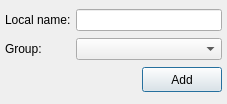
<ui version="4.0" >
 <class>addBuddyDialogClass</class>
 <widget class="QDialog" name="addBuddyDialogClass" >
  <property name="geometry" >
   <rect>
    <x>0</x>
    <y>0</y>
    <width>227</width>
    <height>104</height>
   </rect>
  </property>
  <property name="minimumSize" >
   <size>
    <width>0</width>
    <height>104</height>
   </size>
  </property>
  <property name="windowTitle" >
   <string>addBuddyDialog</string>
  </property>
  <layout class="QGridLayout" >
   <property name="leftMargin" >
    <number>5</number>
   </property>
   <property name="topMargin" >
    <number>7</number>
   </property>
   <property name="rightMargin" >
    <number>5</number>
   </property>
   <property name="bottomMargin" >
    <number>7</number>
   </property>
   <property name="spacing" >
    <number>5</number>
   </property>
   <item row="0" column="0" >
    <widget class="QLabel" name="label" >
     <property name="text" >
      <string>Local name:</string>
     </property>
    </widget>
   </item>
   <item row="0" column="1" colspan="2" >
    <widget class="QLineEdit" name="nickEdit" >
     <property name="minimumSize" >
      <size>
       <width>0</width>
       <height>22</height>
      </size>
     </property>
     <property name="maximumSize" >
      <size>
       <width>16777215</width>
       <height>22</height>
      </size>
     </property>
     <property name="maxLength" >
      <number>50</number>
     </property>
    </widget>
   </item>
   <item row="1" column="0" >
    <widget class="QLabel" name="label_2" >
     <property name="text" >
      <string>Group:</string>
     </property>
    </widget>
   </item>
   <item row="1" column="1" colspan="2" >
    <widget class="QComboBox" name="groupList" >
     <property name="minimumSize" >
      <size>
       <width>0</width>
       <height>22</height>
      </size>
     </property>
     <property name="maximumSize" >
      <size>
       <width>16777215</width>
       <height>22</height>
      </size>
     </property>
    </widget>
   </item>
   <item row="2" column="0" colspan="2" >
    <spacer>
     <property name="orientation" >
      <enum>Qt::Horizontal</enum>
     </property>
     <property name="sizeHint" stdset="0" >
      <size>
       <width>121</width>
       <height>26</height>
      </size>
     </property>
    </spacer>
   </item>
   <item row="2" column="2" >
    <widget class="QPushButton" name="addButton" >
     <property name="minimumSize" >
      <size>
       <width>0</width>
       <height>25</height>
      </size>
     </property>
     <property name="maximumSize" >
      <size>
       <width>16777215</width>
       <height>25</height>
      </size>
     </property>
     <property name="text" >
      <string>Add</string>
     </property>
     <property name="icon" >
      <iconset resource="../../../qutim.qrc" >
       <normaloff>:/icons/crystal_project/apply.png</normaloff>:/icons/crystal_project/apply.png</iconset>
     </property>
    </widget>
   </item>
  </layout>
 </widget>
 <layoutdefault spacing="6" margin="11" />
 <resources>
  <include location="../../../qutim.qrc" />
 </resources>
 <connections>
  <connection>
   <sender>addButton</sender>
   <signal>clicked()</signal>
   <receiver>addBuddyDialogClass</receiver>
   <slot>accept()</slot>
   <hints>
    <hint type="sourcelabel" >
     <x>159</x>
     <y>83</y>
    </hint>
    <hint type="destinationlabel" >
     <x>84</x>
     <y>78</y>
    </hint>
   </hints>
  </connection>
 </connections>
</ui>
